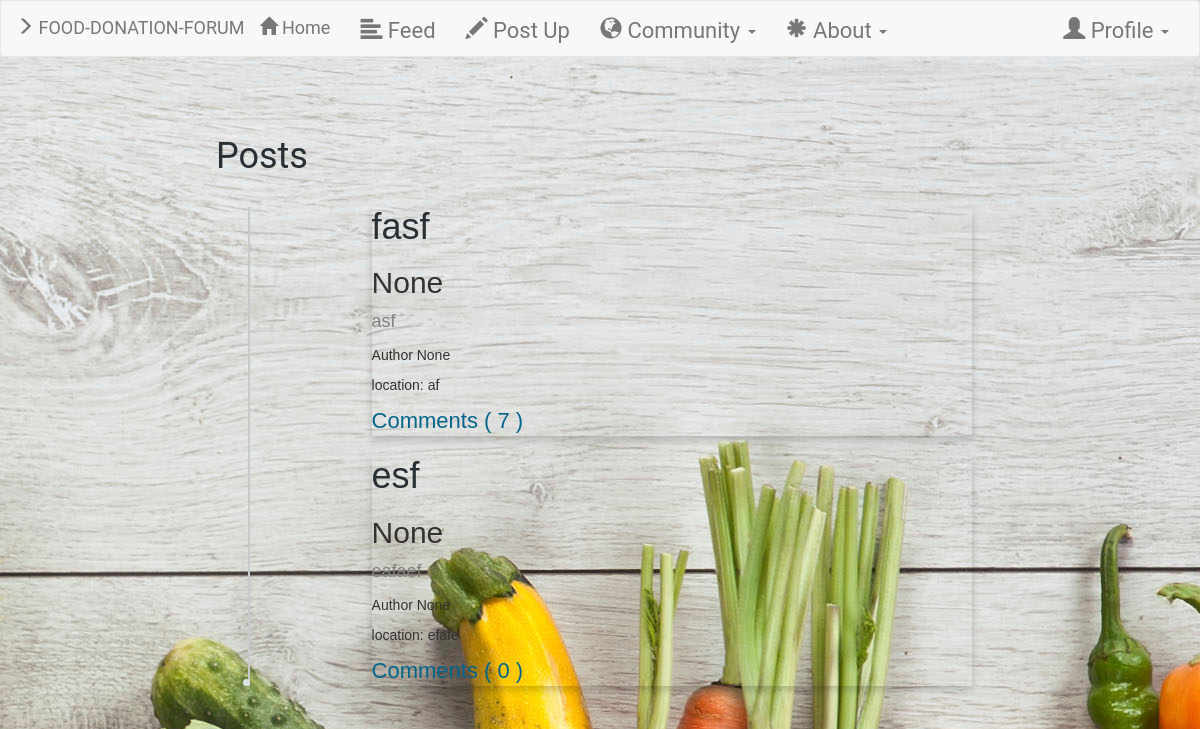
/posts/, run on an earlier commit of the app's database.
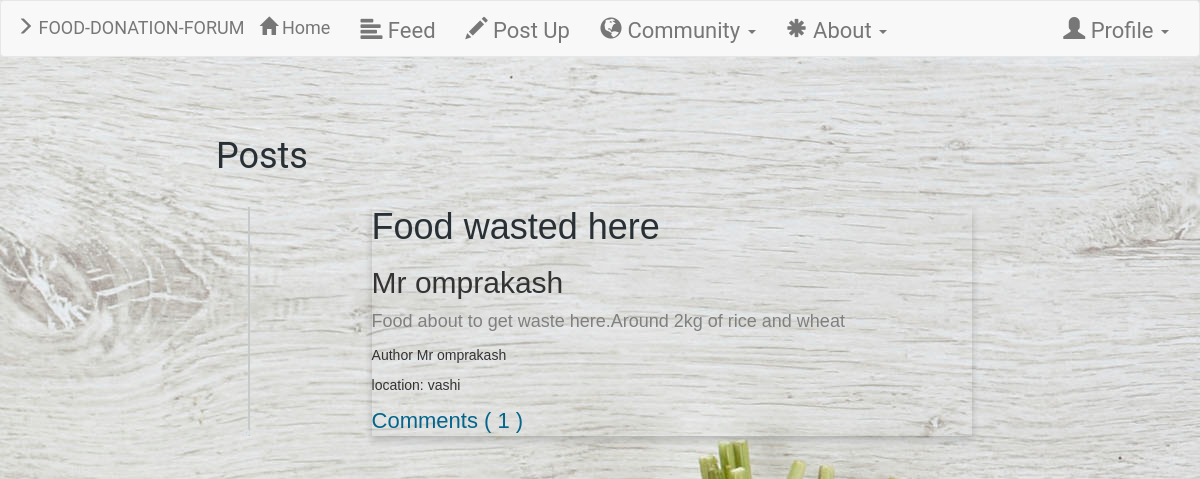
And on a later commit of the database.
### Devs/models.py (models this page shows, shortened)
class post(models.Model):
    title = models.CharField(max_length=250,null=True, blank=True)
    location = models.CharField(max_length=250)
    Address =  models.CharField(max_length=250)
    content = models.CharField(max_length=1000)
    user = models.ForeignKey(User,null=True, blank=True)
    author = models.CharField(max_length=250,null=True, blank=True)
    date=models.DateTimeField(auto_now=True)

### Devs/views.py (the view)
# urls.py: url(r'^posts/$',views.posts.as_view(),name='posts'),
class posts(generic.ListView):
    template_name='posts.html'
    context_object_name='all_post'
    def get_queryset(self):
        return post.objects.all()

### templates/posts.html (shortened to what this page needs)
{% extends 'base.html' %}
{% block body %}
<link rel="stylesheet" href="Devs/style2.css">
<div class="container">
<link href="https://maxcdn.bootstrapcdn.com/font-awesome/4.6.3/css/font-awesome.min.css" rel="stylesheet">
	<div class="row">
    <div class="comments-container">
		<h1>Posts</h1>
		<ul id="comments-list" class="comments-list">
<ul>
  {% for post in all_post %}
<div class="card">
  <h1>{{post.title}}</h1>
	<h2 >{{post.author}}</h2>
  <p class="title">{{post.content}}</p>
  <p>Author {{post.author}}</p>
  <p>location: {{post.location}}</p>
  <p> <a href="{% url 'Devs:postdetail' post.id %}">Comments ( {{post.comment_set.count}} )</a></p>
</div>
{% endfor %}
</ul>
{% endblock %}

What changed in the data, as far as the page shows it:
removed post: title "fasf", author "None", content "asf", location "af", comment_set.count "7"
removed post: title "esf", author "None", content "eafaef", location "efafe", comment_set.count "0"
added post: title "Food wasted here", author "Mr omprakash", content "Food about to get waste here.Around 2kg of rice and wheat", location "vashi", comment_set.count "1"
